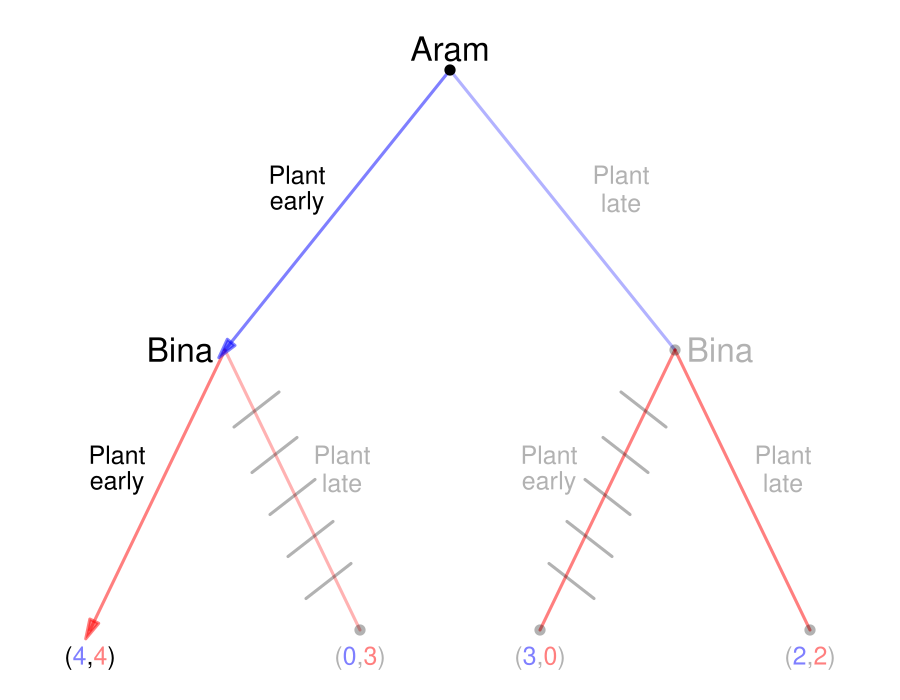

The script that saved this image:
require(shape)
pdf(file = "people/sequential_palanpur_solved_v2.pdf", width = 9, height = 7)

#Set parameters for graphics
axislabelsize <- 1.5
labelsize <- 2
actionlabelsize <- 1.5
graphlinewidth <- 3
segmentlinewidth <- 2
nodesize <- 1.5
fadelevel <- 0.3

COL <- c("#7fc97f", "#beaed4", "#fdc086", "#ffff99", "#386cb0", "#f0027f", "#bf5b17", "#666666")
COLA <- c("#99d8c9","#66c2a4","#41ae76", "#238b45", "#005824")
COLB <- c("#4eb3d3", "#2b8cbe", "#0868ac","#084081")

par(mar =  c(0, 0, 0, 0))

xlims <- c(0, 10)
ylims <- c(0, 10)

npts <- 501 
x <- seq(xlims[1], xlims[2], length.out = npts)
y <- seq(ylims[1], ylims[2], length.out = npts) 

plot(0, 0, xlim = xlims, ylim = ylims, type = "n",
     xlab = expression(paste("")),
     ylab = expression(paste("")), 
     xaxt = "n", 
     yaxt = "n", 
     cex.lab = axislabelsize, 
     bty = "n",
     xaxs="i", 
     yaxs="i")

ticksy <- seq(from = 0, to = ylims[2], by = 2)
ylabels <- seq(from = 0, to = ylims[2], by = 2)
ticksx <- seq(from = 0, to = xlims[2], by = 2)
xlabels <- seq(from = 0, to = xlims[2], by = 2)

#segments(5, 9, 2.5, 5, lty = 1, col = rgb(0, 0, 1, 0.5), lwd = graphlinewidth)
#Plant late
segments(5, 9, 7.5, 5, lty = 1, col = rgb(0, 0, 1, fadelevel), lwd = graphlinewidth)

#Branches for Bina
#From Aram planting early
#Bina plants early
Arrows(2.5, 5, 1, 1, col = rgb(1, 0, 0, 0.5), lty = 1, lwd = 3, arr.type = "triangle")
#segments(2.5, 5, 1, 1, lty = 1, col = rgb(1, 0, 0, 0.5), lwd = graphlinewidth)
#Bina plants late
segments(2.5, 5, 4, 1, lty = 1, col = rgb(1, 0, 0, fadelevel), lwd = graphlinewidth)

#Branches for Aram
#Plant early
Arrows(5, 9, 2.5, 5, col = rgb(0, 0, 1, 0.5), lty = 1, lwd = 3, arr.type = "triangle")


#From Aram plants late
#Bina plants early
segments(7.5, 5, 6, 1, lty = 1, col = rgb(1, 0, 0, 0.5), lwd = graphlinewidth)


#Bina plants late
segments(7.5, 5, 9, 1, lty = 1, col = rgb(1, 0, 0, 0.5), lwd = graphlinewidth)

#Initial node
points(5, 9, pch = 16, col = "black", cex = nodesize)

#P1 Nodes
#points(2.5, 5, pch = 16, col = "black", cex = nodesize)
points(7.5, 5, pch = 16, col = rgb(0,0,0,fadelevel), cex = nodesize)

#P2 Terminal Nodes
#points(1, 1, pch = 16, col = "black", cex = nodesize)
points(4, 1, pch = 16, col = rgb(0,0,0,fadelevel), cex = nodesize)
points(6, 1, pch = 16, col = rgb(0,0,0,fadelevel), cex = nodesize)
points(9, 1, pch = 16, col = rgb(0,0,0,fadelevel), cex = nodesize)

text(5, 9.3, expression(paste("Aram")), cex = labelsize)

text(3.3, 7.5, expression(paste("Plant")), cex = actionlabelsize)
text(3.3, 7.1, expression(paste("early")), cex = actionlabelsize)
text(6.9, 7.5, expression(paste("Plant")), cex = actionlabelsize, col = rgb(0, 0, 0, fadelevel))
text(6.9, 7.1, expression(paste("late")), cex = actionlabelsize, col = rgb(0, 0, 0, fadelevel))


text(2, 5, expression(paste("Bina")), cex = labelsize)
text(1.3, 3.5, expression(paste("Plant")), cex = actionlabelsize)
text(1.3, 3.1, expression(paste("early")), cex = actionlabelsize)
text(3.8, 3.5, expression(paste("Plant")), cex = actionlabelsize, col = rgb(0,0,0,fadelevel))
text(3.8, 3.1, expression(paste("late")), cex = actionlabelsize, col = rgb(0,0,0,fadelevel))


text(8, 5, expression(paste("Bina")), cex = labelsize, col = rgb(0,0,0,fadelevel))
text(6.1, 3.5, expression(paste("Plant")), cex = actionlabelsize, col = rgb(0,0,0,fadelevel))
text(6.1, 3.1, expression(paste("early")), cex = actionlabelsize, col = rgb(0,0,0,fadelevel))
text(8.7, 3.5, expression(paste("Plant")), cex = actionlabelsize, col = rgb(0,0,0,fadelevel))
text(8.7, 3.1, expression(paste("late")), cex = actionlabelsize, col = rgb(0,0,0,fadelevel))

#Payoffs 

text(1, .6, expression("(" * phantom("4") * "," * phantom("4") * ")"), cex = actionlabelsize)
text(1, .6, expression(phantom("(") * "4" * phantom(",") * phantom("4") * phantom(")")), col = rgb(0, 0, 1, 0.5),  cex = actionlabelsize)
text(1, .6, expression(phantom("(") * phantom("4") * phantom(",") * "4" * phantom(")")), col = rgb(1, 0, 0, 0.5), cex = actionlabelsize)

text(4, .6, expression("(" * phantom("0") * "," * phantom("3") * ")"), cex = actionlabelsize,col = rgb(0,0,0,fadelevel))
text(4, .6, expression(phantom("(") * "0" * phantom(",") * phantom("3") * phantom(")")), col = rgb(0, 0, 1, 0.5,fadelevel),  cex = actionlabelsize)
text(4, .6, expression(phantom("(") * phantom("0") * phantom(",") * "3" * phantom(")")), col = rgb(1, 0, 0, 0.5,fadelevel), cex = actionlabelsize)

text(6, .6, expression("(" * phantom("3") * "," * phantom("0") * ")"), cex = actionlabelsize,col = rgb(0,0,0,fadelevel))
text(6, .6, expression(phantom("(") * "3" * phantom(",") * phantom("0") * phantom(")")), col = rgb(0, 0, 1, 0.5,fadelevel),  cex = actionlabelsize)
text(6, .6, expression(phantom("(") * phantom("3") * phantom(",") * "0" * phantom(")")), col = rgb(1, 0, 0, 0.5,fadelevel), cex = actionlabelsize)

text(9, .6, expression("(" * phantom("2") * "," * phantom("2") * ")"), cex = actionlabelsize, col = rgb(0,0,0,fadelevel))
text(9, .6, expression(phantom("(") * "2" * phantom(",") * phantom("2") * phantom(")")), col = rgb(0, 0, 1, 0.5,fadelevel),  cex = actionlabelsize)
text(9, .6, expression(phantom("(") * phantom("2") * phantom(",") * "2" * phantom(")")), col = rgb(1, 0, 0, 0.5,fadelevel), cex = actionlabelsize)

#Cutting branch plant late when A plants early
segments(2.6, 3.9, 3.1, 4.4, lty = 1, col = rgb(0,0,0,fadelevel), lwd = graphlinewidth)
segments(2.8, 3.25, 3.3, 3.75, lty = 1, col = rgb(0,0,0,fadelevel), lwd = graphlinewidth)
segments(3, 2.65, 3.5, 3.15, lty = 1, col = rgb(0,0,0,fadelevel), lwd = graphlinewidth)
segments(3.2, 2.05, 3.7, 2.55, lty = 1, col = rgb(0,0,0,fadelevel), lwd = graphlinewidth)
segments(3.4, 1.45, 3.9, 1.95, lty = 1, col = rgb(0,0,0,fadelevel), lwd = graphlinewidth)


#Cutting branch plant late when A plants
segments(7.4, 3.9, 6.9, 4.4, lty = 1, col = rgb(0,0,0,fadelevel), lwd = graphlinewidth)
segments(7.2, 3.25, 6.7, 3.75, lty = 1, col = rgb(0,0,0,fadelevel), lwd = graphlinewidth)
segments(7, 2.65, 6.5, 3.15, lty = 1, col = rgb(0,0,0,fadelevel), lwd = graphlinewidth)
segments(6.8, 2.05, 6.3, 2.55, lty = 1, col = rgb(0,0,0,fadelevel), lwd = graphlinewidth)
segments(6.6, 1.45, 6.1, 1.95, lty = 1, col = rgb(0,0,0,fadelevel), lwd = graphlinewidth)

#Cutting branch plant late for A given B's actions
# segments(5.25, 7.9, 5.75, 8.4, lty = 1, col = rgb(0,0,0,fadelevel), lwd = graphlinewidth)
# segments(5.65, 7.3, 6.15, 7.8, lty = 1, col = rgb(0,0,0,fadelevel), lwd = graphlinewidth)
# segments(6.05, 6.7, 6.55, 7.2, lty = 1, col = rgb(0,0,0,fadelevel), lwd = graphlinewidth)
# segments(6.45, 6.1, 6.95, 6.6, lty = 1, col = rgb(0,0,0,fadelevel), lwd = graphlinewidth)
# segments(6.85, 5.5, 7.35, 6, lty = 1, col = rgb(0,0,0,fadelevel), lwd = graphlinewidth)


dev.off()
